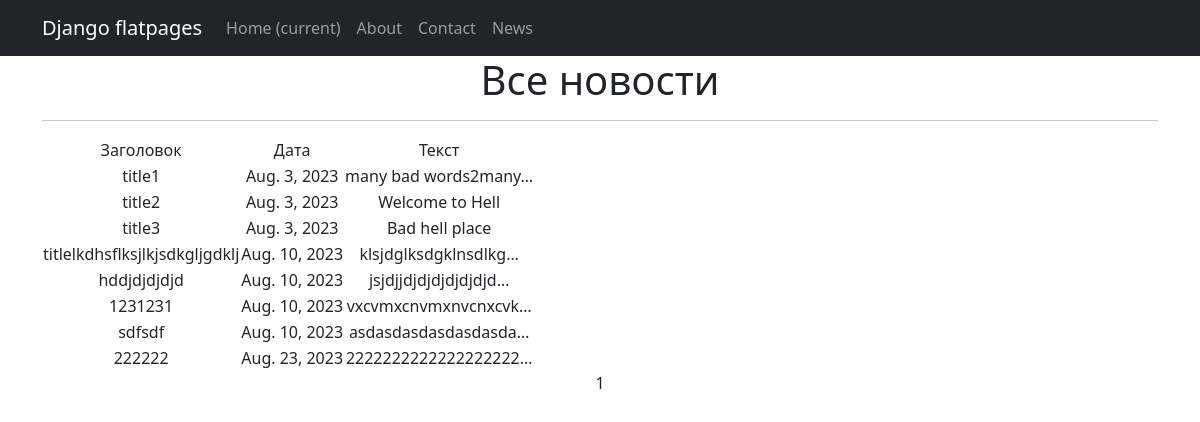
The page / on the database its author committed.
### news/models.py (models this page shows, shortened)
class Post(models.Model):
    author = models.ForeignKey(Author, on_delete=models.CASCADE)
    News = 'NW'
    ARTICLE = 'AR'
    CATEGORY_CHOICES = (
        (News, 'Новость'),
        (ARTICLE, 'Статья'),
    )
    added_at = models.DateTimeField(
        auto_now=True,
    )
    categoryType = models.CharField(max_length=2, choices=CATEGORY_CHOICES, default=ARTICLE)
    dateCreation = models.DateField(auto_now_add=True)
    postCategory = models.ManyToManyField(Category, through='PostCategory')
    title = models.CharField(max_length=128)
    text = models.TextField()
    rating = models.SmallIntegerField(default=0)

### news/views.py (the view)
# urls.py: path('', PostList.as_view(), name='post_list'),
class PostList(ListView):
   model = Post
   ordering = 'dateCreation'
   template_name = 'posts.html'
   context_object_name = 'posts'
   paginate_by = 10
   def get_queryset(self):
       queryset = super().get_queryset()
       self.filterset = PostFilter(self.request.GET, queryset)
       return self.filterset.qs
   def get_context_data(self, **kwargs):
       context = super().get_context_data(**kwargs)
       context['filterset'] = self.filterset
       return context

### templates/posts.html (shortened to what this page needs)
{% extends 'flatpages/default.html' %}
{% load custom_filters %}
{% load custom_tags %}
{% block content %}
   <h1>Все новости</h1>
   <hr>
   {% if posts %}
       <table>
           <tr>
               <td>Заголовок</td>
               <td>Дата</td>
               <td>Текст</td>
           </tr>
           {% for post in posts %}
           <tr>
               <td>{{ post.title }}</td>
               <td>{{ post.dateCreation }}</td>
               <td>{{ post.text|truncatechars:20 }}</td>
               <td>
               </td>
           </tr>
           {% endfor %}
       </table>
   {% else %}
       <h2>Новостей нет!</h2>
   {% endif %}
   {{ page_obj.number }}
{% endblock content %}

### templates/flatpages/default.html (shortened to what this page needs)
<!DOCTYPE html>
<html lang="en">
    <head>
        {% load static %}
        <link href="{% static 'css/styles.css' %}" rel="stylesheet" />
    </head>
    <body>
<nav class="navbar navbar-expand-lg navbar-dark bg-dark static-top">
   <div class="container">
       <a class="navbar-brand" href="#">Django flatpages</a>
       <div class="collapse navbar-collapse" id="navbarResponsive">
           <ul class="navbar-nav ml-auto">
               <li class="nav-item active">
                   <a class="nav-link" href="#">Home
                       <span class="sr-only">(current)</span>
                   </a>
               </li>
               <li class="nav-item">
                   <a class="nav-link" href="/about/">About</a>
               </li>
               <li class="nav-item">
                   <a class="nav-link" href="/contacts/">Contact</a>
               </li>
               <li class="nav-item">
                   <a class="nav-link" href="/news/">News</a>
               </li>
           </ul>
       </div>
   </div>
</nav>
        <div class="container">
            <div class="row">
                <div class="col-lg-12 text-center">
                {% block content %}{% endblock content %}
                </div>
            </div>
        </div>
    </body>
</html>

### rows shown on the page
Post: title "title1", dateCreation "Aug. 3, 2023", text "many bad words2many…"
Post: title "title2", dateCreation "Aug. 3, 2023", text "Welcome to Hell"
Post: title "title3", dateCreation "Aug. 3, 2023", text "Bad hell place"
Post: title "titlelkdhsflksjlkjsdkgljgdklj", dateCreation "Aug. 10, 2023", text "klsjdglksdgklnsdlkg…"
Post: title "hddjdjdjdjd", dateCreation "Aug. 10, 2023", text "jsjdjjdjdjdjdjdjdjd…"
Post: title "1231231", dateCreation "Aug. 10, 2023", text "vxcvmxcnvmxnvcnxcvk…"
Post: title "sdfsdf", dateCreation "Aug. 10, 2023", text "asdasdasdasdasdasda…"
Post: title "222222", dateCreation "Aug. 23, 2023", text "2222222222222222222…"

### other values the page prints
{{ page_obj.number }} "1"
